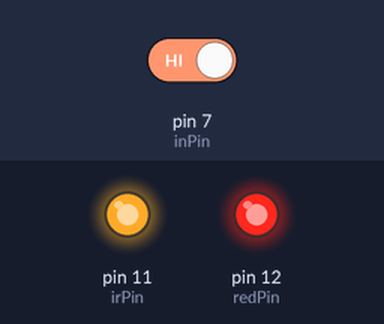
Recording of a sketch running on a simulated Arduino Uno, built with avr-gcc and run on an emulated ATmega328P. On the bench: output pins drawn as LEDs (lit = HIGH). The inputs (shaded band) are chosen by the test bench; at power-on: pin 7 (inPin) HIGH. What the sketch prints to the serial monitor is not drawn.

Above: at 1.2 s.
1.3 s: pin 7 (inPin) driven LOW
At 2.0 s:
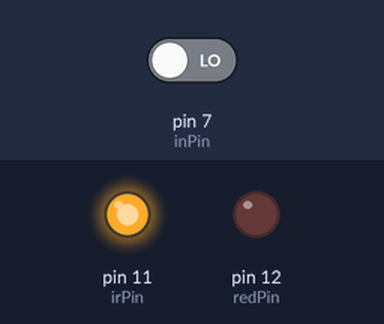
2.8 s: pin 7 (inPin) driven HIGH
At 3.2 s:
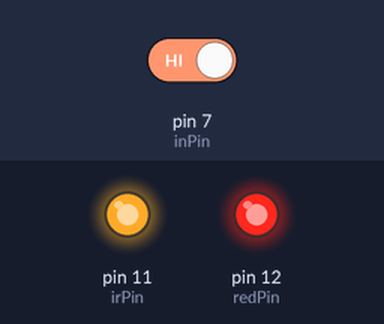
Timing chart, 0 to 5.8 s (numbered marks = the images above; inputs shaded):
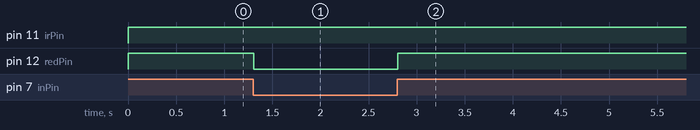

The sketch:

Sensor_IR.ino
```cpp
/* Programa para detectar distâcia de +-10cm e não sofre influência de outras
   fontes de luz,apenas do sol.
   visite: http://brasilrobotics.blogspot.com.br/2010/01/sensor-de-infra-vermelho-de-distacia.html
   by Gamesh_
   criado por Gamesh_
*/
int inPin = 7;  // Diodo infravermelho RECEPTOR TIL78 com filtro de luz(LED de cor negra)
int irPin = 11; // pino do LED TRANSMISSOR infravermelho(LED meio azulado)
int redPin = 12;  // LED normal de cor vermelha

int val = 0; // variavel lida no pino

void setup() {
  Serial.begin(9600);

  pinMode(irPin, OUTPUT); // declare LED as output
  pinMode(inPin, INPUT); // entrada do TIL78
  pinMode(redPin, OUTPUT);
}

void loop()
{
  val = digitalRead(inPin); // lendo valor  do TIL78
  Serial.println(val);
  digitalWrite(irPin, HIGH); // o pino infravermelho esta sempre ligado
  if (val == LOW) {// é verdade quando tem algo no campo do ir(detectado) -- com luz o TIL78 gera "0"
      digitalWrite(redPin, LOW); //  LED OFF
  } else {  //se nao for "0"(LOW) vai ser "1"(HIGH) entao deve fazer: Ligar o LED vermelho.
      digitalWrite(redPin, HIGH); //LED fica ligado ON
    }
}
```

Measured:
- after the input at 1.3 s, pin 12 (redPin): HIGH → LOW at once
- after the input at 2.8 s, pin 12 (redPin): LOW → HIGH at once
